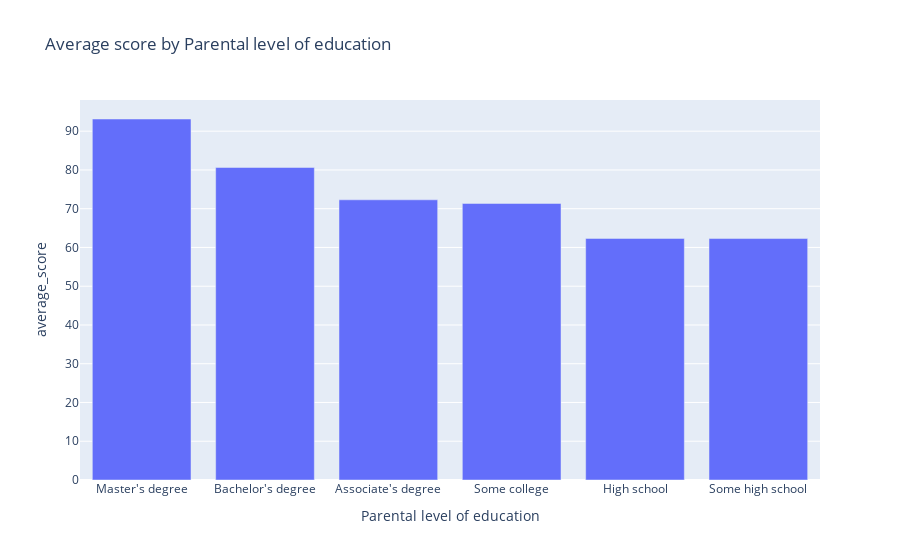

Notebook source saved alongside this figure:
### Code cell
Fig = px.bar(
    parental,
    x='Parental level of education',
    y='average_score',
    title='Average score by Parental level of education'
)
Fig.show()

### Figure 1 — Plotly figure (JSON) as saved in the notebook; plotly's stock layout.template omitted (floating-point values rounded to 4 significant figures)
{"data": [{"alignmentgroup": "True", "hovertemplate": "Parental level of education=%{x}<br>average_score=%{y}<extra></extra>", "legendgroup": "", "marker": {"color": "#636efa", "pattern": {"shape": ""}}, "name": "", "offsetgroup": "", "orientation": "v", "showlegend": false, "textposition": "auto", "type": "bar", "x": ["Master's degree", "Bachelor's degree", "Associate's degree", "Some college", "High school", "Some high school"], "xaxis": "x", "y": [93.14, 80.64, 72.3, 71.36, 62.33, 62.3], "yaxis": "y"}], "layout": {"barmode": "relative", "legend": {"tracegroupgap": 0}, "title": {"text": "Average score by Parental level of education"}, "xaxis": {"anchor": "y", "domain": [0, 1], "title": {"text": "Parental level of education"}}, "yaxis": {"anchor": "x", "domain": [0, 1], "title": {"text": "average_score"}}}}
